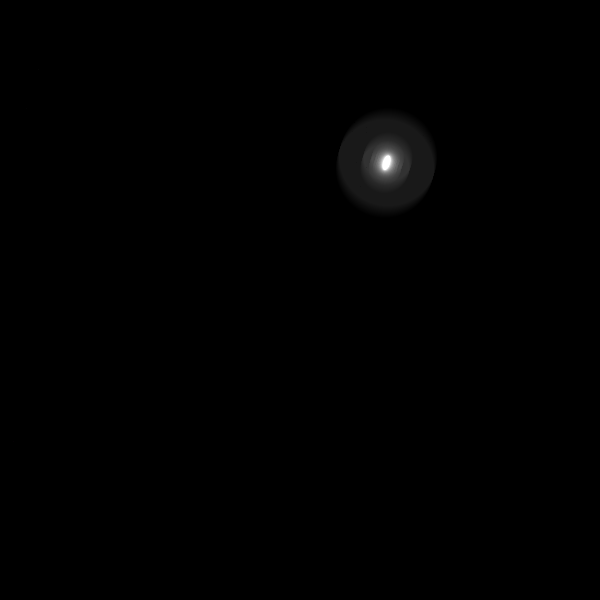
Frame 1 (no input)
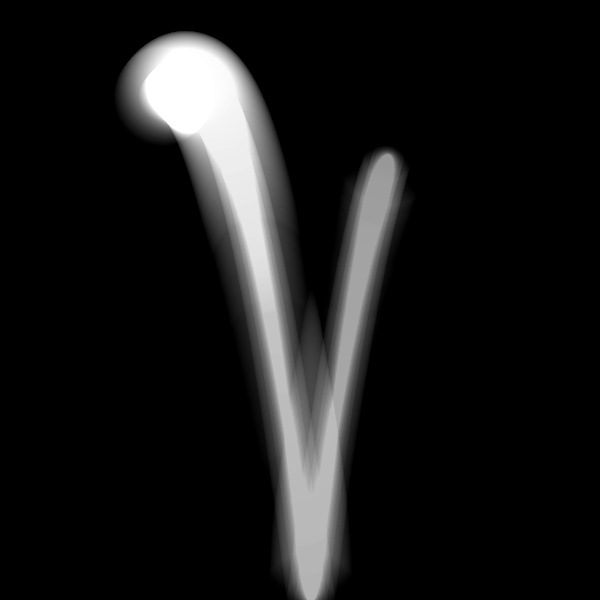
Frame 60 (the mouse pressed at the canvas centre just before this capture)
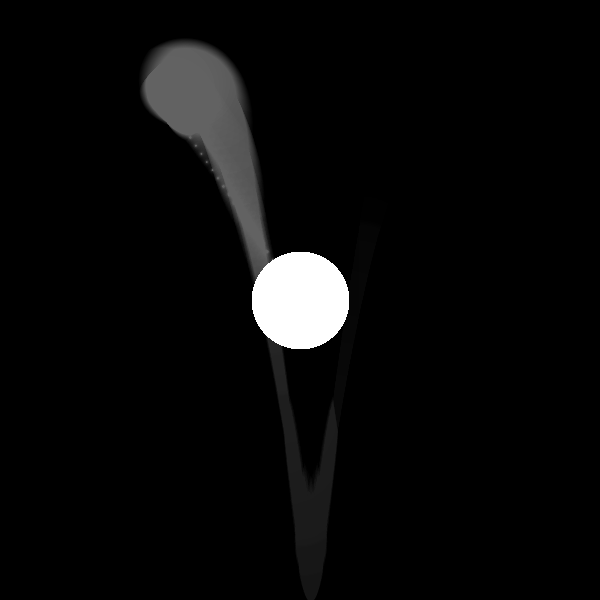
Frame 120 (the mouse held since frame 60 and released just before this capture)

The Processing sketch that drew these frames (run headless with seeded random() and noise(); from frame 60 on, the mouse is pressed at the canvas centre):

// Processing sketch: lights
// ── lights.pde
float x, y, sx, sy;
PImage screen;
void setup()
{
  size(600, 600);
  screen=new PImage(width, height);
  for (int i=0; i<width; i++)
  {
    for (int j=0; j<height; j++)
    {
      screen.set(i, j, color(0));
    }
  }
  thread("darker");
  x=random(width);
  y=random(height);
  float a=random(PI*2);
  sx=sin(a)*0.5;
  sy=cos(a)*0.5;
}

void draw()
{
  for (int i=0; i<25; i++)
  {
    if (mousePressed)
    {
      x+=(mouseX-x)/(25-i);
      y+=(mouseY-y)/(25-i);
    } else
    {
      x+=sx;
      y+=sy;
      if (x<0 || x>width)
        sx*=-1;
      if (y<0 || y>height)
      {
        if (y>height)
          y=height*2-y;
        sy*=-1;
      }
      sy+=0.0015;
    }
    lighter(x, y);
  }
  image(screen, 0, 0);
}

void mouseReleased()
{
  float a=random(PI*2);
  sx=sin(a)*0.75;
  sy=cos(a)*0.75;
}

void lighter(float x, float y)
{
  for (float i=x-50; i<x+50; i++)
  {
    for (float j=y-50; j<y+50; j++)
    {
      if (int(i)>=0 && int(i)<width && int(j)>=0 && int(j)<height)
      {
        if (dist(int(i), int(j), x, y)<49 && red(screen.get(int(i), int(j)))<255)
        {
          screen.set(int(i), int(j), color(red(screen.get(int(i), int(j)))+50/(dist(int(i), int(j), x, y)/49*50)));
        }
      }
    }
  }
}

void darker()
{
  while (true)
  {
    for (int i=0; i<width; i++)
    {
      for (int j=0; j<height; j++)
      {
        screen.set(i, j, color(red(screen.get(i, j))-1));
      }
    }
  }
}
